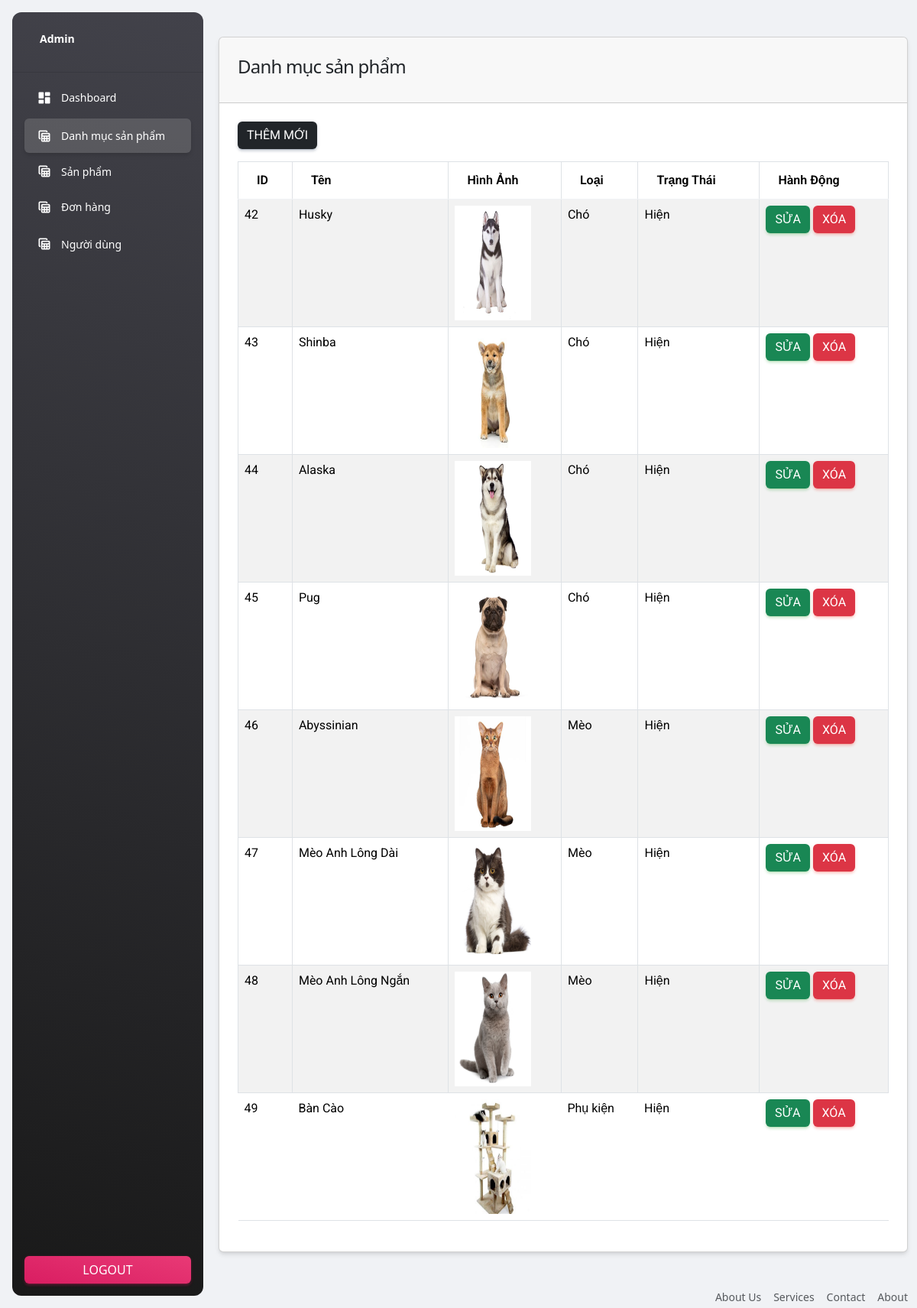
The app's page /admin/category.php (signed in) with its own data.
### tables this page shows
CREATE TABLE `categories` (
  `id` int(11) NOT NULL,
  `name` varchar(200) NOT NULL,
  `type` tinytext NOT NULL,
  `image` varchar(200) NOT NULL,
  `meta_title` varchar(200) DEFAULT NULL,
  `status` tinyint(4) NOT NULL DEFAULT 0,
  `popular` tinyint(4) NOT NULL DEFAULT 0,
  `careated_at` timestamp NOT NULL DEFAULT current_timestamp()
);

### admin/category.php (the view, shortened to what this page needs)
<?php
include('includes/header.php');
include '../config/connect.php';
?>
<div id="container" class="container">
    <div class="row mt-3">
        <div class="col-md-12">
            <div class="card">
                <div class="card-header">
                    <h4>Danh mục sản phẩm</h4>
                </div>
                <div class="card-body">
                    <a class="btn btn-dark" href="add-category.php">Thêm mới</a>
                    <table id="myTablecate" class="table table-bordered table-hover table-striped">
                        <thead>
                            <tr>
                                <th class="col-md-1">ID</th>
                                <th>Tên</th>
                                <th>Hình ảnh</th>
                                <th>Loại</th>
                                <th>Trạng thái</th>
                                <th>Hành động</th>
                            </tr>
                        </thead>
                        <tbody>
                        <?php
                        $statement = $pdo -> prepare("SELECT * FROM categories");
                        $statement -> execute();
                        $items = $statement -> fetchAll(PDO::FETCH_ASSOC);
                        foreach ($items as $item)
                        {
                            ?>
                                <tr>
                                    <td><?=$item['id']?></td>
                                    <td><?= $item['name'] ?></td>
                                    <td>
                                        <img alt="" height="150px" width="100px" src="../uploads/<?= $item['image'] ?>">
                                    </td>
                                    <td>
                                        <?php if($item['type'] == "1") echo 'Chó';
                                        if($item['type'] == "2") echo 'Mèo';
                                        if($item['type'] == "3") echo 'Phụ kiện'; ?>
                                    </td>
                                    <td>
                                        <?= $item['status'] == '0' ? 'Hiện' : 'Ẩn' ?>
                                    </td>
                                    <td>
                                        <a href="edit-category.php?id=<?= $item['id']?>" class="btn btn-success">Sửa</a>
                                        <button type="button" value="<?= $item['id']?>" class="btn btn-danger btn_delete_category">Xóa</button>
                                    </td>
                                </tr>
                            <?php
                        }
                        ?>
                        </tbody>
                    </table>
                </div>
            </div>
        </div>
    </div>
</div>
<?php include ('includes/footer.php'); ?>

### records on screen
categories: id "42", name "Husky", image (picture), type "Chó", status "Hiện"
categories: id "43", name "Shinba", image (picture), type "Chó", status "Hiện"
categories: id "44", name "Alaska", image (picture), type "Chó", status "Hiện"
categories: id "45", name "Pug", image (picture), type "Chó", status "Hiện"
categories: id "46", name "Abyssinian", image (picture), type "Mèo", status "Hiện"
categories: id "47", name "Mèo Anh Lông Dài", image (picture), type "Mèo", status "Hiện"
categories: id "48", name "Mèo Anh Lông Ngắn", image (picture), type "Mèo", status "Hiện"
categories: id "49", name "Bàn Cào", image (picture), type "Phụ kiện", status "Hiện"
